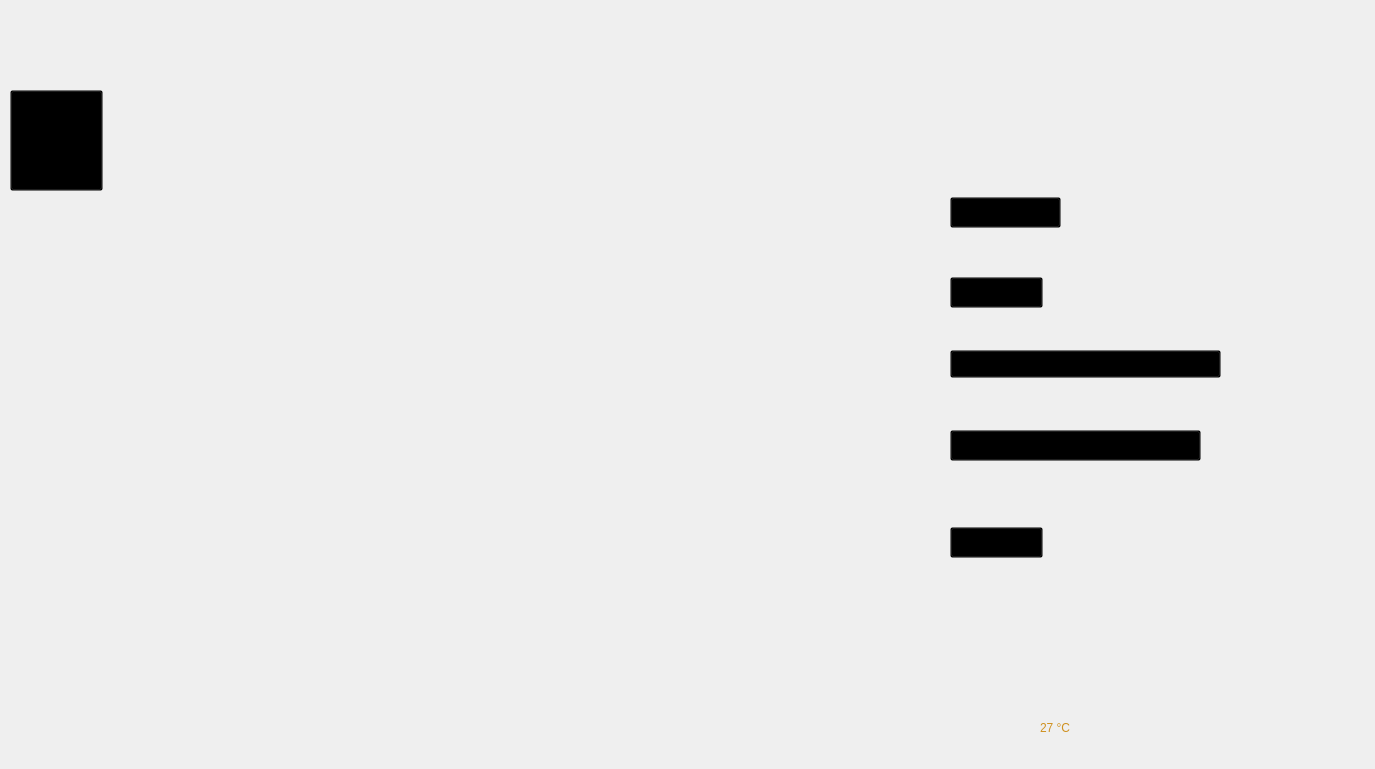
    <widget class="QWidget" name="Painel_travas">
     <widget class="QLabel" name="fundo4">
      <property name="geometry">
       <rect>
        <x>0</x>
        <y>0</y>
        <width>1366</width>
        <height>760</height>
       </rect>
      </property>
      <property name="text">
       <string/>
      </property>
      <property name="pixmap">
       <pixmap>../Projeto_design/Fundo4.png</pixmap>
      </property>
     </widget>
     <widget class="QPushButton" name="pushButton">
      <property name="geometry">
       <rect>
        <x>10</x>
        <y>90</y>
        <width>93</width>
        <height>101</height>
       </rect>
      </property>
      <property name="styleSheet">
       <string notr="true">background-color:transparent;</string>
      </property>
      <property name="text">
       <string/>
      </property>
     </widget>
     <widget class="QLabel" name="trv_mala">
      <property name="geometry">
       <rect>
        <x>880</x>
        <y>520</y>
        <width>51</width>
        <height>51</height>
       </rect>
      </property>
      <property name="text">
       <string/>
      </property>
      <property name="pixmap">
       <pixmap>../Projeto_design/green_circle.png</pixmap>
      </property>
      <property name="scaledContents">
       <bool>true</bool>
      </property>
     </widget>
     <widget class="QLabel" name="trv_p_tras">
      <property name="geometry">
       <rect>
        <x>880</x>
        <y>430</y>
        <width>51</width>
        <height>51</height>
       </rect>
      </property>
      <property name="text">
       <string/>
      </property>
      <property name="pixmap">
       <pixmap>../Projeto_design/green_circle.png</pixmap>
      </property>
      <property name="scaledContents">
       <bool>true</bool>
      </property>
     </widget>
     <widget class="QLabel" name="trv_p_diant">
      <property name="geometry">
       <rect>
        <x>880</x>
        <y>340</y>
        <width>51</width>
        <height>51</height>
       </rect>
      </property>
      <property name="text">
       <string/>
      </property>
      <property name="pixmap">
       <pixmap>../Projeto_design/green_circle.png</pixmap>
      </property>
      <property name="scaledContents">
       <bool>true</bool>
      </property>
     </widget>
     <widget class="QLabel" name="trv_capo">
      <property name="geometry">
       <rect>
        <x>880</x>
        <y>260</y>
        <width>51</width>
        <height>51</height>
       </rect>
      </property>
      <property name="text">
       <string/>
      </property>
      <property name="pixmap">
       <pixmap>../Projeto_design/green_circle.png</pixmap>
      </property>
      <property name="scaledContents">
       <bool>true</bool>
      </property>
     </widget>
     <widget class="QLabel" name="trv_vidro">
      <property name="geometry">
       <rect>
        <x>880</x>
        <y>190</y>
        <width>51</width>
        <height>51</height>
       </rect>
      </property>
      <property name="text">
       <string/>
      </property>
      <property name="pixmap">
       <pixmap>../Projeto_design/green_circle.png</pixmap>
      </property>
      <property name="scaledContents">
       <bool>true</bool>
      </property>
     </widget>
     <widget class="QPushButton" name="vidros">
      <property name="geometry">
       <rect>
        <x>950</x>
        <y>197</y>
        <width>111</width>
        <height>31</height>
       </rect>
      </property>
      <property name="styleSheet">
       <string notr="true">background-color:transparent;</string>
      </property>
      <property name="text">
       <string/>
      </property>
     </widget>
     <widget class="QPushButton" name="capo">
      <property name="geometry">
       <rect>
        <x>950</x>
        <y>277</y>
        <width>93</width>
        <height>31</height>
       </rect>
      </property>
      <property name="styleSheet">
       <string notr="true">background-color:transparent;
</string>
      </property>
      <property name="text">
       <string/>
      </property>
     </widget>
     <widget class="QPushButton" name="portas_dian">
      <property name="geometry">
       <rect>
        <x>950</x>
        <y>350</y>
        <width>271</width>
        <height>28</height>
       </rect>
      </property>
      <property name="styleSheet">
       <string notr="true">background-color:transparent;</string>
      </property>
      <property name="text">
       <string/>
      </property>
     </widget>
     <widget class="QPushButton" name="portas_tras">
      <property name="geometry">
       <rect>
        <x>950</x>
        <y>430</y>
        <width>251</width>
        <height>31</height>
       </rect>
      </property>
      <property name="styleSheet">
       <string notr="true">background-color:transparent;</string>
      </property>
      <property name="text">
       <string/>
      </property>
     </widget>
     <widget class="QPushButton" name="mala">
      <property name="geometry">
       <rect>
        <x>950</x>
        <y>527</y>
        <width>93</width>
        <height>31</height>
       </rect>
      </property>
      <property name="styleSheet">
       <string notr="true">background-color:transparent;</string>
      </property>
      <property name="text">
       <string/>
      </property>
     </widget>
     <widget class="QLabel" name="exibe_temp_trav">
      <property name="geometry">
       <rect>
        <x>1040</x>
        <y>713</y>
        <width>60</width>
        <height>30</height>
       </rect>
      </property>
      <property name="styleSheet">
       <string notr="true">color: #cf9120;
font: 75 20pt &quot;Agency FB&quot;;</string>
      </property>
      <property name="text">
       <string>27 °C</string>
      </property>
     </widget>
     <widget class="QLabel" name="hora_travas">
      <property name="geometry">
       <rect>
        <x>680</x>
        <y>670</y>
        <width>110</width>
        <height>30</height>
       </rect>
      </property>
      <property name="styleSheet">
       <string notr="true">color:#cf9120;
font: 75 20pt &quot;Agency FB&quot;;</string>
      </property>
      <property name="text">
       <string/>
      </property>
     </widget>
     <widget class="QLabel" name="data_travas">
      <property name="geometry">
       <rect>
        <x>680</x>
        <y>713</y>
        <width>110</width>
        <height>30</height>
       </rect>
      </property>
      <property name="styleSheet">
       <string notr="true">color:#cf9120;
font: 75 20pt &quot;Agency FB&quot;;</string>
      </property>
      <property name="text">
       <string/>
      </property>
     </widget>
    </widget>
